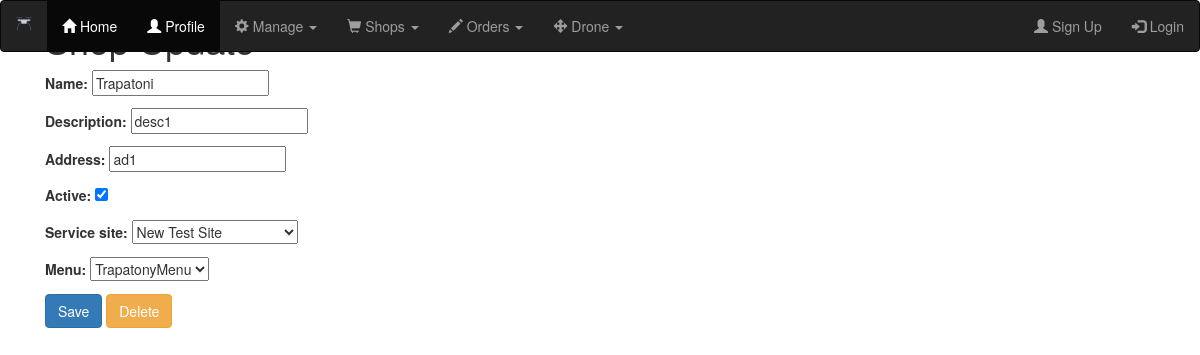
Screenshot of /shops/shop/1/update with the database file from the repository.
### shops/models.py (models this page shows, shortened)
class Shop(models.Model):
    name = models.CharField(max_length=25)
    description = models.CharField(blank=True, max_length=50)
    address = models.CharField(max_length=50)
    active = models.BooleanField(blank=False,default=False)
    service_site = models.ForeignKey(ServiceSite,related_name='Shops',null=True,on_delete=models.CASCADE)
    menu = models.ForeignKey(Menu,related_name='menu',null=True,on_delete=models.CASCADE)

class ServiceSite(models.Model): #Locations where there is a drone service
    name = models.CharField(max_length=20,blank=False)
    description = models.CharField(max_length=50, blank=True)
    lat = models.FloatField(null=True)
    long = models.FloatField(null=True)
    radius = models.IntegerField(default=10)
    def __str__(self):
        return self.name

class Menu(models.Model):
    name = models.CharField(max_length=25)
    description = models.CharField(max_length=50)
    items = models.ManyToManyField(MenuItem)
    def __str__(self):
        return self.name

### shops/views.py (the view)
# urls.py: path('shop/<int:id>/update',ShopUpdateView.as_view(),name='shop_update'),
class ShopUpdateView(UpdateView):
    template_name = 'shops/shop_update.html'
    form_class = ShopModelForm
    model=Shop
    context_object_name = 'shop'
    def get_object(self):
        id_ = self.kwargs.get("id")
        return get_object_or_404(Shop,id=id_)

### shops/forms.py
class ShopModelForm(forms.ModelForm):
    class Meta:
        model = Shop
        fields = ['name',
                  'description',
                  'address',
                  'active',
                  'service_site',
                  'menu',
        ]

### shops/templates/shops/shop_update.html (shortened to what this page needs)
<!DOCTYPE html>
{% extends "base.html" %}
{% load crispy_forms_tags %}
{% block content %}
<div class="container">
  <h1>Shop Update</h1>
  <form method="POST">
    {{ form|crispy }}
    <input class="btn btn-primary" type="submit" value="Save"/>
    <a href="{% url 'shops:shop_delete' shop.id %}"><button type="button" class="btn btn-warning">Delete</button></a>
  </form>
</div>
{% endblock %}

### rows the page displays
Shop: name "Trapatoni", description "desc1", address "ad1", active "☑", service_site "New Test Site", menu "TrapatonyMenu"
